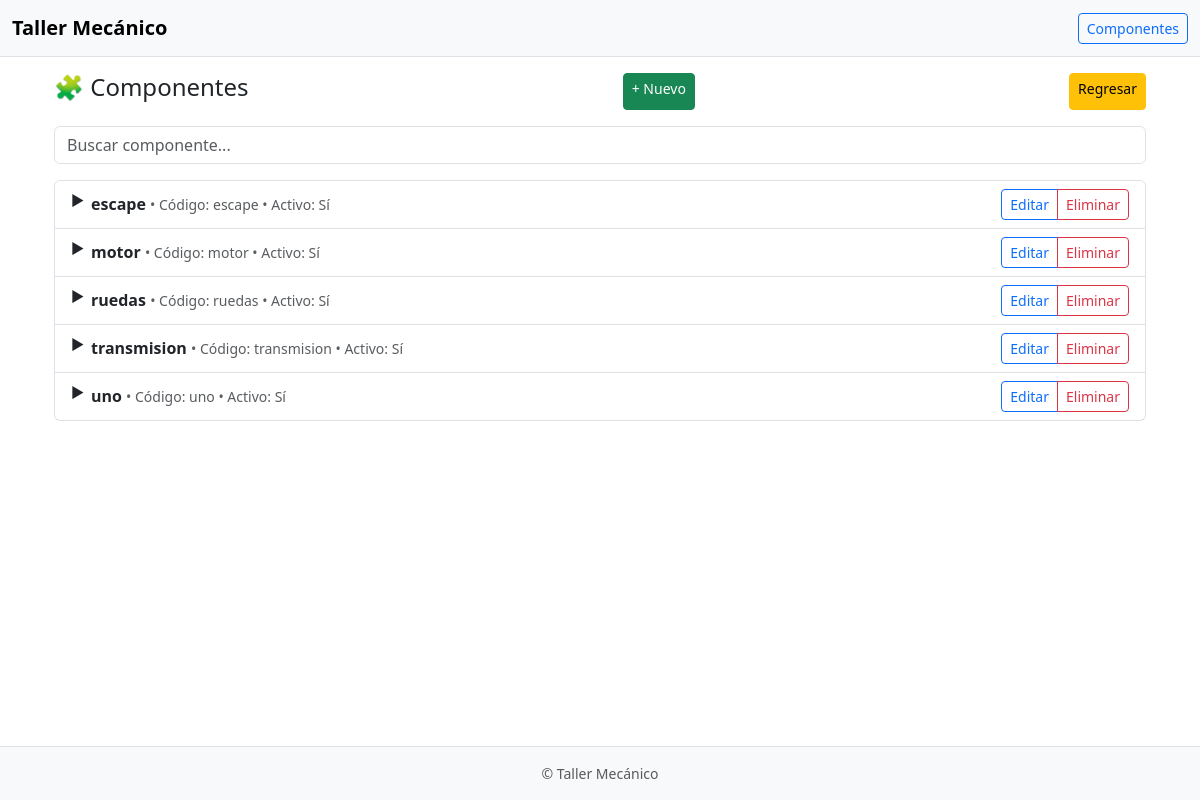
The page /car/componentes/ on the database as committed earlier.
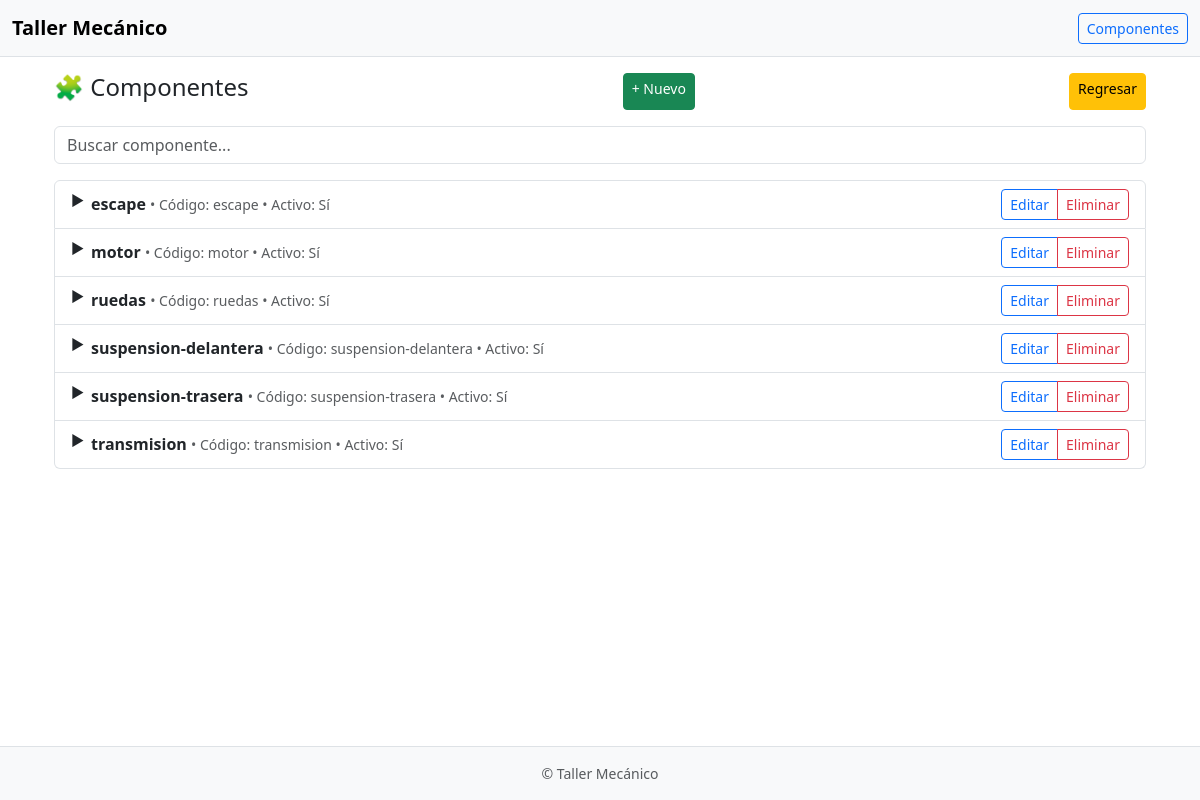
The same page on the database as committed later.
### car/models.py (models this page shows, shortened)
class Componente(models.Model):
    nombre = models.CharField(max_length=100)
    codigo = models.CharField(max_length=255, unique=True, editable=False)  # se autogenera
    activo = models.BooleanField(default=True)
    padre = models.ForeignKey(
        'self',
        on_delete=models.CASCADE,            # <- eliminará el subárbol completo
        null=True, blank=True,
        related_name='hijos'
    )
    class Meta:
        constraints = [
            models.UniqueConstraint(
                fields=['padre', 'nombre'], name='unique_nombre_por_padre'
            )
        ]
        indexes = [
            models.Index(fields=['codigo']),
        ]

### car/views.py (the view)
# urls.py: path('componentes/', views.componente_list, name='componente_list'),
def componente_list(request):
    q = request.GET.get('q', '').strip()
    if q:
        componentes = Componente.objects.filter(nombre__icontains=q).order_by('codigo')
    else:
        componentes = Componente.objects.filter(padre__isnull=True).order_by('codigo')
    if request.headers.get('x-requested-with') == 'XMLHttpRequest':
        html = render_to_string('car/componentes_tree.html', {'componentes': componentes})
        return JsonResponse({'html': html})
    return render(request, 'car/componentes_list.html', {
        'componentes': componentes,
        'q': q,
    })

### car/templates/car/componentes_list.html (shortened to what this page needs)
{% extends 'base.html' %}
{% block content %}
<div class="container py-3">
  <div class="d-flex justify-content-between align-items-left mb-3">
    <h4>🧩 Componentes</h4>
    <a href="{% url 'componente_create' %}" class="btn btn-success btn-sm">+ Nuevo</a>
    <a href="{% url 'panel_principal' %}"             class="btn btn-warning btn-sm">Regresar</a>
  </div>
  <form class="mb-3">
    <div class="input-group">
      <input type="text" class="form-control" id="searchBox" placeholder="Buscar componente...">
    </div>
  </form>
  <div id="componentes-container">
    {% include 'car/componentes_tree.html' with componentes=componentes %}
  </div>
</div>
{% endblock %}

### car/templates/base.html (shortened to what this page needs)
<!DOCTYPE html>
<html lang="es" class="h-100">
{% load static %}
<head>
  <link href="https://cdn.jsdelivr.net/npm/bootstrap@5.3.0/dist/css/bootstrap.min.css" rel="stylesheet">
</head>
<body class="d-flex flex-column min-vh-100">
  <nav class="navbar navbar-light bg-light app-navbar border-bottom">
    <div class="container-fluid">
      <a class="navbar-brand fw-semibold" href="/">Taller Mecánico</a>
      <div class="d-flex gap-2">
        <a class="btn btn-sm btn-outline-primary" href="{% url 'componente_list' %}">Componentes</a>
      </div>
    </div>
  </nav>
  <main class="flex-grow-1">
    <div class="container">
      {% block content %}{% endblock %}
    </div>
  </main>
  <footer class="mt-auto py-3 bg-light border-top">
    <div class="container text-center text-muted small">
      © {{ now|date:"Y" }} Taller Mecánico
    </div>
  </footer>
</body>
</html>

### car/templates/car/componentes_tree.html (shortened to what this page needs)
<ul class="list-group">
  {% for componente in componentes %}
    <li class="list-group-item">
      <details>
        <summary class="d-flex justify-content-between align-items-center">
          <div>
            <strong>{{ componente.nombre }}</strong>
            <span class="text-muted small">
              • Código: {{ componente.codigo|default:"—" }}
              • Activo: {{ componente.activo|yesno:"Sí,No" }}
            </span>
          </div>
          <div class="btn-group btn-group-sm">
            <a href="{% url 'componente_update' componente.id %}" class="btn btn-outline-primary">Editar</a>
            <a href="{% url 'componente_delete' componente.id %}" class="btn btn-outline-danger">Eliminar</a>
          </div>
        </summary>
      </details>
    </li>
  {% endfor %}
</ul>

### car/templates/base.html (style rules this page uses)
html, body { height: 100%; }
body { -webkit-tap-highlight-color: transparent; }
.app-navbar { position: sticky; top: 0; z-index: 1020; }
details summary { cursor: pointer; user-select: none; list-style: none; position: relative; padding-left: 1.25rem; outline: none; }
details summary::marker { content: ""; }
details summary::before { content: "►"; position: absolute; left: 0; top: .1rem; font-size: .9em; transition: transform .2s ease; }

Rows that differ between the two databases and show on the page:
no longer on this page (row edited): Componente: nombre "uno", codigo "uno", activo "Sí"
added Componente: nombre "suspension-delantera", codigo "suspension-delantera", activo "Sí"
added Componente: nombre "suspension-trasera", codigo "suspension-trasera", activo "Sí"
